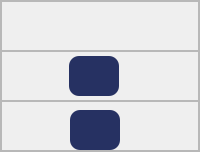
                     <widget class="QFrame" name="frame_63">
                      <property name="frameShape">
                       <enum>QFrame::StyledPanel</enum>
                      </property>
                      <property name="frameShadow">
                       <enum>QFrame::Raised</enum>
                      </property>
                      <layout class="QVBoxLayout" name="verticalLayout_18">
                       <property name="spacing">
                        <number>0</number>
                       </property>
                       <property name="leftMargin">
                        <number>0</number>
                       </property>
                       <property name="topMargin">
                        <number>0</number>
                       </property>
                       <property name="rightMargin">
                        <number>0</number>
                       </property>
                       <property name="bottomMargin">
                        <number>0</number>
                       </property>
                       <item alignment="Qt::AlignBottom">
                        <widget class="QFrame" name="frame_64">
                         <property name="minimumSize">
                          <size>
                           <width>0</width>
                           <height>50</height>
                          </size>
                         </property>
                         <property name="maximumSize">
                          <size>
                           <width>16777215</width>
                           <height>50</height>
                          </size>
                         </property>
                         <property name="frameShape">
                          <enum>QFrame::StyledPanel</enum>
                         </property>
                         <property name="frameShadow">
                          <enum>QFrame::Raised</enum>
                         </property>
                         <layout class="QHBoxLayout" name="horizontalLayout_52">
                          <property name="spacing">
                           <number>0</number>
                          </property>
                          <property name="leftMargin">
                           <number>0</number>
                          </property>
                          <property name="topMargin">
                           <number>0</number>
                          </property>
                          <property name="rightMargin">
                           <number>0</number>
                          </property>
                          <property name="bottomMargin">
                           <number>0</number>
                          </property>
                         </layout>
                        </widget>
                       </item>
                       <item alignment="Qt::AlignBottom">
                        <widget class="QFrame" name="frame_65">
                         <property name="minimumSize">
                          <size>
                           <width>0</width>
                           <height>50</height>
                          </size>
                         </property>
                         <property name="maximumSize">
                          <size>
                           <width>200</width>
                           <height>50</height>
                          </size>
                         </property>
                         <property name="frameShape">
                          <enum>QFrame::StyledPanel</enum>
                         </property>
                         <property name="frameShadow">
                          <enum>QFrame::Raised</enum>
                         </property>
                         <layout class="QHBoxLayout" name="horizontalLayout_11">
                          <property name="spacing">
                           <number>0</number>
                          </property>
                          <property name="leftMargin">
                           <number>0</number>
                          </property>
                          <property name="topMargin">
                           <number>0</number>
                          </property>
                          <property name="rightMargin">
                           <number>11</number>
                          </property>
                          <property name="bottomMargin">
                           <number>0</number>
                          </property>
                          <item>
                           <widget class="QPushButton" name="btn_setting_icons">
                            <property name="minimumSize">
                             <size>
                              <width>0</width>
                              <height>40</height>
                             </size>
                            </property>
                            <property name="maximumSize">
                             <size>
                              <width>50</width>
                              <height>40</height>
                             </size>
                            </property>
                            <property name="font">
                             <font>
                              <family>MesloLGS Nerd Font</family>
                              <weight>75</weight>
                              <bold>true</bold>
                             </font>
                            </property>
                            <property name="cursor">
                             <cursorShape>PointingHandCursor</cursorShape>
                            </property>
                            <property name="styleSheet">
                             <string notr="true">
QPushButton:hover{
background-color: #465ab4;
color:#4ba08a;;
border:none;
border-radius:10px;
}
QPushButton{
border:none;
background-color: rgb(38,49,98);
color: rgb(126, 126, 126);
border-radius:10px;
}
QPushButton:checked{
border:none;
background-color:#415485;
color: #0da471;
border-radius:10px;

}
</string>
                            </property>
                            <property name="text">
                             <string/>
                            </property>
                            <property name="icon">
                             <iconset resource="../icons/icons.qrc">
                              <normaloff>:/icons/png/icons8-setting-24.png</normaloff>
                              <normalon>:/icons/png/icons8-setting-24_green.png</normalon>:/icons/png/icons8-setting-24.png</iconset>
                            </property>
                            <property name="iconSize">
                             <size>
                              <width>30</width>
                              <height>25</height>
                             </size>
                            </property>
                            <property name="checkable">
                             <bool>true</bool>
                            </property>
                            <property name="autoExclusive">
                             <bool>true</bool>
                            </property>
                           </widget>
                          </item>
                         </layout>
                        </widget>
                       </item>
                       <item alignment="Qt::AlignBottom">
                        <widget class="QFrame" name="frame_66">
                         <property name="minimumSize">
                          <size>
                           <width>0</width>
                           <height>50</height>
                          </size>
                         </property>
                         <property name="maximumSize">
                          <size>
                           <width>200</width>
                           <height>50</height>
                          </size>
                         </property>
                         <property name="frameShape">
                          <enum>QFrame::StyledPanel</enum>
                         </property>
                         <property name="frameShadow">
                          <enum>QFrame::Raised</enum>
                         </property>
                         <layout class="QHBoxLayout" name="horizontalLayout_54">
                          <property name="spacing">
                           <number>0</number>
                          </property>
                          <property name="leftMargin">
                           <number>0</number>
                          </property>
                          <property name="topMargin">
                           <number>0</number>
                          </property>
                          <property name="rightMargin">
                           <number>9</number>
                          </property>
                          <property name="bottomMargin">
                           <number>0</number>
                          </property>
                          <item alignment="Qt::AlignBottom">
                           <widget class="QPushButton" name="btn_help_icons">
                            <property name="minimumSize">
                             <size>
                              <width>0</width>
                              <height>40</height>
                             </size>
                            </property>
                            <property name="maximumSize">
                             <size>
                              <width>50</width>
                              <height>40</height>
                             </size>
                            </property>
                            <property name="cursor">
                             <cursorShape>PointingHandCursor</cursorShape>
                            </property>
                            <property name="styleSheet">
                             <string notr="true">
QPushButton:hover{
background-color: #465ab4;
color:#4ba08a;;
border:none;
border-radius:10px;
}
QPushButton{
border:none;
background-color: rgb(38,49,98);
color: rgb(126, 126, 126);
border-radius:10px;
}
QPushButton:checked{
border:none;
background-color:#415485;
color: #0da471;
border-radius:10px;

}
</string>
                            </property>
                            <property name="text">
                             <string/>
                            </property>
                            <property name="icon">
                             <iconset resource="../icons/icons.qrc">
                              <normaloff>:/icons/png/icons8-info-30.png</normaloff>
                              <normalon>:/icons/png/icons8-info-30_dark.png</normalon>:/icons/png/icons8-info-30.png</iconset>
                            </property>
                            <property name="iconSize">
                             <size>
                              <width>30</width>
                              <height>25</height>
                             </size>
                            </property>
                            <property name="checkable">
                             <bool>true</bool>
                            </property>
                            <property name="autoExclusive">
                             <bool>true</bool>
                            </property>
                           </widget>
                          </item>
                         </layout>
                        </widget>
                       </item>
                      </layout>
                     </widget>
